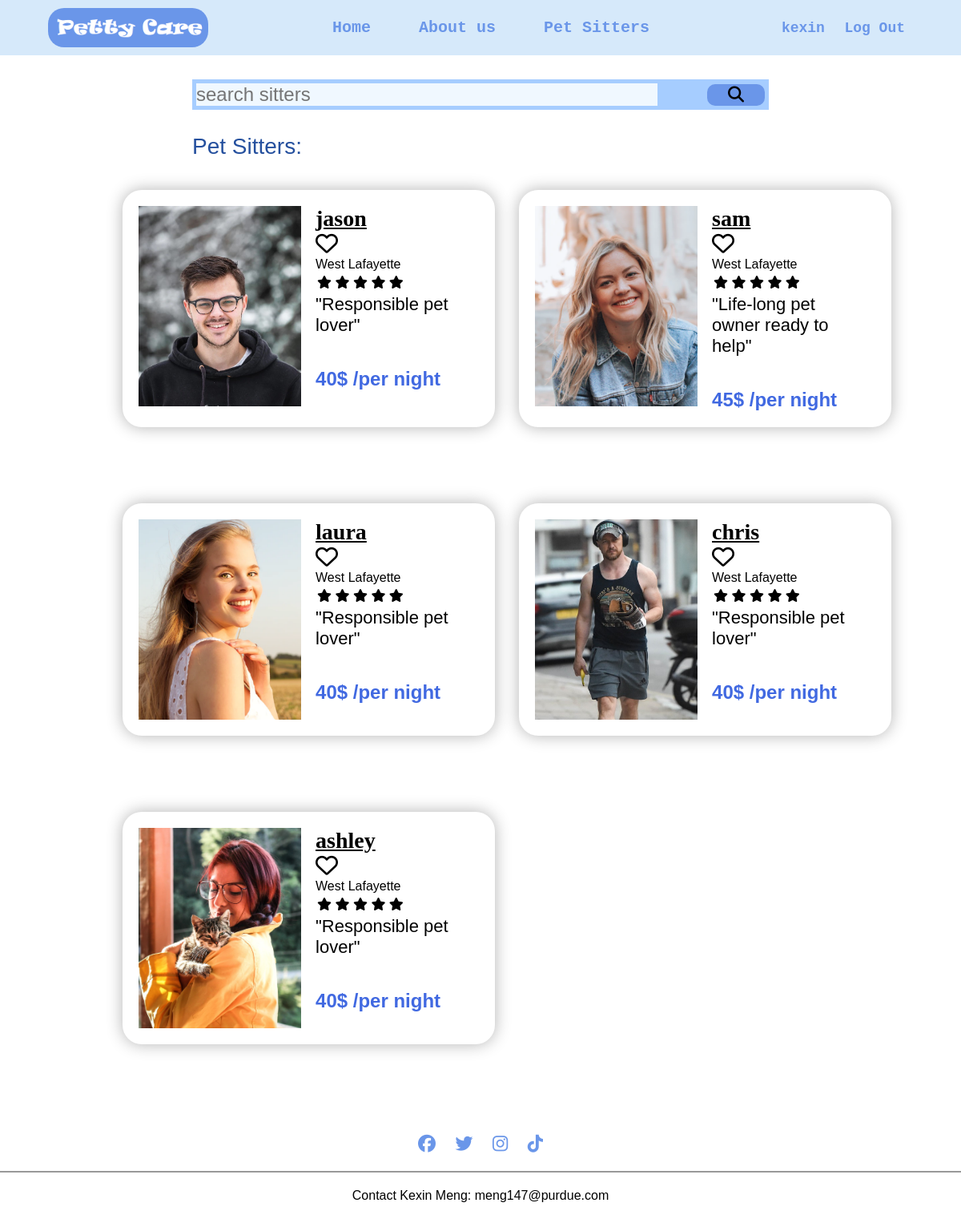
Page /petsitterapp/sitter/ (signed in) on the committed database.
### petsitterapp/models.py (models this page shows, shortened)
class SitterProfile(models.Model):
    name = models.CharField(max_length=120)
    url = models.URLField(max_length=200, default='petsitterapp/jason/')
    sitter_img = models.ImageField(null=True, upload_to='images/')
    address = models.CharField(max_length=120)
    introduction = models.CharField(max_length=200)
    story = models.TextField(null=True, max_length=5000)
    price = models.CharField(max_length=120)
    price_number = models.IntegerField(null=True)
    zipcode = models.CharField(max_length=20,null=True)

### petsitterapp/views.py (the view)
# urls.py: path('sitter/',sitterView.as_view(), name='sitter'),
class sitterView(ListView):
    model = SitterProfile
    template_name = 'petsitterapp/sitterprofile_list.html'

### petsitterapp/templates/petsitterapp/sitterprofile_list.html (shortened to what this page needs)
{% extends "petsitterapp/base.html" %}
{% load static %}
{% block content %}
<div class="search-mini">
    <form action="">
        <input type="text" placeholder="search sitters">
        <button type="submit"><i class="fa-solid fa-magnifying-glass"></i></button>
    </form>
</div>
<h2 class="sitter-list">Pet Sitters: </h2>
<div class="sitters-container">
    {% for sitter in object_list %}
    <div class="card-container">
        <img src={{sitter.sitter_img.url}} >
        <span>
            <h3 class="name"><a href="{% url 'profile-detail' pk=sitter.pk %}">{{sitter.name}}</a></h3>
            <div class="like"><i class="fa-regular fa-heart"></i></div>
            <p>{{sitter.address}}</p>
            <div class="rating">
                <i class="fa-solid fa-star"></i>
                <i class="fa-solid fa-star"></i>
                <i class="fa-solid fa-star"></i>
                <i class="fa-solid fa-star"></i>
                <i class="fa-solid fa-star"></i>
            </div>
            <p class="content">{{sitter.introduction}}</p>
            <p class="price">{{sitter.price}}</p>
        </span>
    </div>
    {% endfor %}
</div>
{% endblock %}

### petsitterapp/templates/petsitterapp/base.html (shortened to what this page needs)
<!DOCTYPE html>
<html lang="en">
<head>
    {% load static %}
    <link rel="stylesheet" type="text/css" href="{% static 'petsitterapp/style1.css' %}">
</head>
<body>
    {% block nav %}
    <nav>
        <img src="{% static 'petsitterapp/image/logo.jpg' %}" class="logo">
        <ul class="nav-links">
            <li class="link"><a href="{% url 'index' %}">Home</a></li>
            <li class="link"><a href="{% url 'about' %}">About us</a></li>
            <li class="link"><a href="{% url 'sitter' %}">Pet Sitters</a></li>
        </ul>
        <ul class="login">
            {% if user.is_authenticated %}
                <a href="{% url 'yourpage' %}" class="signin-btn"> {{ request.user.username }}</a>
                <a href="{% url 'logout' %}" class="register-btn">Log Out</a>
            {% else %}
                <a href="{% url 'login' %}" class="signin-btn">Sign in</a>
                <a href="#" class="register-btn">Sign up</a>
            {% endif %}
        </ul>
    </nav>
    {% endblock %}
    {% block content %}{% endblock %}
    {% block footer %}
    <div class="footer">
        <a href="https://facebook.com/"><i class="fa-brands fa-facebook"></i></a>
        <a href="https://twitter.com/"><i class="fa-brands fa-twitter"></i></a>
        <a href="https://www.instagram.com/"><i class="fa-brands fa-instagram"></i></a>
        <a href="https://www.ticktok.com/"><i class="fa-brands fa-tiktok"></i></a>
        <hr>
        <p>Contact Kexin Meng: meng147@purdue.com</p>
    </div>
    {% endblock %}
</body>
</html>

### petsitterapp/static/petsitterapp/style1.css (style rules this page uses)
* { margin: 0; padding: 0; box-sizing: border-box; font-family: sans-serif; }
nav { display: flex; align-items: center; justify-content: space-between; padding: 10px 5%; background-color: rgb(214, 233, 250); }
.logo { width: 200px; border-radius: 20px; }
.nav-links li { list-style: none; margin: 5px 30px; position: relative; float: left; }
.nav-links li a { display: block; text-decoration: none; font-size: 20px; color: rgb(106, 150, 233); font-family: 'Courier New', Courier, monospace; font-weight: 600; }
.signin-btn { color:rgb(106, 150, 233); padding: 8px 10px; text-decoration: none; font-size: 18px; font-family: 'Courier New', Courier, monospace; font-weight: 600; }
.register-btn { color:rgb(106, 150, 233); padding: 8px 10px; text-decoration: none; font-size: 18px; font-family: 'Courier New', Courier, monospace; font-weight: 600; }
.search-mini { background-color: rgb(166, 205, 255); height: 90%; margin-top: 30px; margin-left: 20%; width: 60%; }
.search-mini input[type="text"] { margin: 5px; font-size: 24px; border: none; width: 80%; background-color: aliceblue; }
.search-mini button[type="submit"] { float: right; width: 10%; margin-top: 6px; margin-right: 5px; padding: 2px; background-color: rgb(106, 150, 233); font-size: 20px; border-radius: 10px; border: #999; border: none; cursor: pointer; }
.sitter-list { margin-top: 30px; margin-left: 20%; font-size: 28px; font-family: 'Lucida Sans', 'Lucida Sans Regular', 'Lucida Grande', 'Lucida Sans Unicode', Geneva, Verdana, sans-serif; font-weight: 500; color: rgb(37, 80, 158); }
.sitters-container { position: relative; display: grid; margin: 5px 10%; width: 80vw; grid-template-columns: 1fr 1fr; column-gap: 20px; grid-gap: 30px 30px; margin-inline: auto; }
.card-container { position: relative; display: grid; width: 100%; grid-template-columns: 1fr 1fr; column-gap: 18px; box-shadow: 0 0 20px rgba(0,0,0,0.3); padding: 20px; margin: 7%; border-radius: 24px; }
.card-container img { width: 100%; height: 250px; object-fit: cover; grid-column: 1/2; }
.card-container h3 a { font-family: Fantasy; font-weight: bolder; font-size: 28px; text-decoration: underline; color: #000; }
.card-container .like { font-size: 28px; }
.card-container .rating { margin: 5px 2px; }
.card-container .content { font-size: 22px; width: 90%; }
.card-container .price { color: royalblue; font-weight: 600; font-size: 24px; float: left; margin-top: 40px }
.footer { margin: 80px 0 10px; text-align: center; }
.footer a { text-decoration: none; color: rgb(106, 150, 233); font-size: 22px; margin: 0 10px }
.footer hr { background: #999; height: 2px; width: 100%; border: 0; margin: 20px 0; }
.footer p { padding-bottom: 15px; }

### rows in the picture
SitterProfile: sitter_img (picture), name "jason", address "West Lafayette", introduction "\"Responsible pet lover\"", price "40$ /per night"
SitterProfile: sitter_img (picture), name "sam", address "West Lafayette", introduction "\"Life-long pet owner ready to help\"", price "45$ /per night"
SitterProfile: sitter_img (picture), name "laura", address "West Lafayette", introduction "\"Responsible pet lover\"", price "40$ /per night"
SitterProfile: sitter_img (picture), name "chris", address "West Lafayette", introduction "\"Responsible pet lover\"", price "40$ /per night"
SitterProfile: sitter_img (picture), name "ashley", address "West Lafayette", introduction "\"Responsible pet lover\"", price "40$ /per night"

### other values in the picture
{{ request.user.username }} "kexin"
